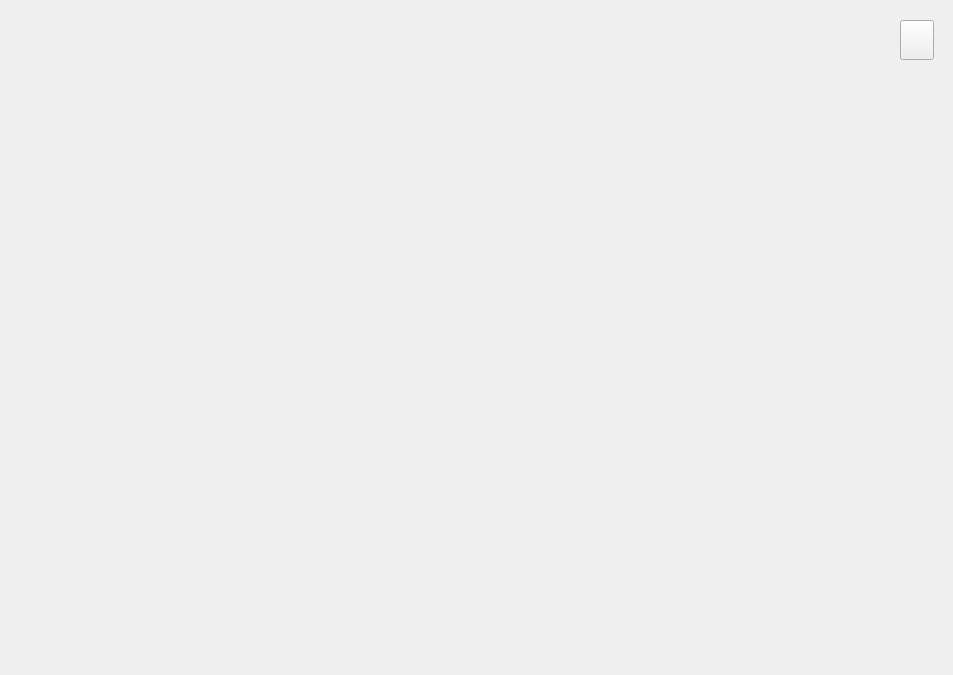
<?xml version="1.0" encoding="UTF-8"?>
<ui version="4.0">
 <class>SelfInfoWidget</class>
 <widget class="QWidget" name="SelfInfoWidget">
  <property name="geometry">
   <rect>
    <x>0</x>
    <y>0</y>
    <width>953</width>
    <height>675</height>
   </rect>
  </property>
  <property name="windowTitle">
   <string>我的资料</string>
  </property>
  <property name="windowIcon">
   <iconset>
    <normaloff>:/src/个人中心绿.png</normaloff>:/src/个人中心绿.png</iconset>
  </property>
  <widget class="QLabel" name="label">
   <property name="geometry">
    <rect>
     <x>8</x>
     <y>18</y>
     <width>941</width>
     <height>521</height>
    </rect>
   </property>
   <property name="text">
    <string/>
   </property>
   <property name="pixmap">
    <pixmap resource="src.qrc">:/pic/src/beijing.png</pixmap>
   </property>
   <property name="scaledContents">
    <bool>true</bool>
   </property>
  </widget>
  <widget class="QPushButton" name="pushBtn_close">
   <property name="geometry">
    <rect>
     <x>900</x>
     <y>20</y>
     <width>34</width>
     <height>40</height>
    </rect>
   </property>
   <property name="styleSheet">
    <string notr="true">QPushButton {
	border: none; /* no border for a flat push button */
	image: url(:/src/close.png); /* 最小化 */
	min-width: 34px;
	max-width: 34px;
	min-height: 40px;
	max-height: 40px;
}
QPushButton::hover {
	background-color: #f57575; 
}
background-color: rgba(255, 255, 255, 0);</string>
   </property>
   <property name="text">
    <string/>
   </property>
   <property name="icon">
    <iconset resource="src.qrc">
     <normaloff>:/pic/src/close.png</normaloff>:/pic/src/close.png</iconset>
   </property>
   <property name="iconSize">
    <size>
     <width>40</width>
     <height>40</height>
    </size>
   </property>
  </widget>
 </widget>
 <resources>
  <include location="src.qrc"/>
 </resources>
 <connections/>
</ui>
